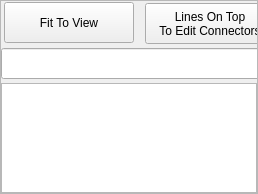
         <widget class="QFrame" name="leftTopFrame">
          <property name="sizePolicy">
           <sizepolicy hsizetype="Expanding" vsizetype="Expanding">
            <horstretch>0</horstretch>
            <verstretch>0</verstretch>
           </sizepolicy>
          </property>
          <property name="frameShape">
           <enum>QFrame::StyledPanel</enum>
          </property>
          <property name="frameShadow">
           <enum>QFrame::Raised</enum>
          </property>
          <layout class="QVBoxLayout" name="verticalLayout_4" stretch="3,4">
           <property name="spacing">
            <number>0</number>
           </property>
           <property name="leftMargin">
            <number>0</number>
           </property>
           <property name="topMargin">
            <number>0</number>
           </property>
           <property name="rightMargin">
            <number>0</number>
           </property>
           <property name="bottomMargin">
            <number>0</number>
           </property>
           <item>
            <widget class="QFrame" name="frame_7">
             <property name="frameShape">
              <enum>QFrame::NoFrame</enum>
             </property>
             <property name="frameShadow">
              <enum>QFrame::Raised</enum>
             </property>
             <widget class="QTextBrowser" name="currXY">
              <property name="geometry">
               <rect>
                <x>430</x>
                <y>10</y>
                <width>81</width>
                <height>51</height>
               </rect>
              </property>
              <property name="verticalScrollBarPolicy">
               <enum>Qt::ScrollBarAlwaysOff</enum>
              </property>
              <property name="horizontalScrollBarPolicy">
               <enum>Qt::ScrollBarAlwaysOff</enum>
              </property>
              <property name="overwriteMode">
               <bool>true</bool>
              </property>
              <property name="acceptRichText">
               <bool>false</bool>
              </property>
              <property name="cursorWidth">
               <number>0</number>
              </property>
              <property name="textInteractionFlags">
               <set>Qt::NoTextInteraction</set>
              </property>
              <property name="openLinks">
               <bool>false</bool>
              </property>
             </widget>
             <widget class="QPushButton" name="selAll">
              <property name="geometry">
               <rect>
                <x>288</x>
                <y>2</y>
                <width>130</width>
                <height>41</height>
               </rect>
              </property>
              <property name="text">
               <string>Select All Objects</string>
              </property>
             </widget>
             <widget class="QPushButton" name="lineLayer">
              <property name="geometry">
               <rect>
                <x>144</x>
                <y>2</y>
                <width>130</width>
                <height>41</height>
               </rect>
              </property>
              <property name="toolTip">
               <string>&lt;html&gt;&lt;head/&gt;&lt;body&gt;&lt;p&gt;To be able to click on all of an Axon line, you need to bring it to the foreground so it is on top of the other items. After you are done editing, click on this again to send it to the background.&lt;/p&gt;&lt;/body&gt;&lt;/html&gt;</string>
              </property>
              <property name="text">
               <string>Lines On Top
To Edit Connectors</string>
              </property>
             </widget>
             <widget class="QPushButton" name="fitToView">
              <property name="geometry">
               <rect>
                <x>3</x>
                <y>1</y>
                <width>130</width>
                <height>41</height>
               </rect>
              </property>
              <property name="text">
               <string>Fit To View</string>
              </property>
             </widget>
             <widget class="QLineEdit" name="currFile">
              <property name="geometry">
               <rect>
                <x>0</x>
                <y>47</y>
                <width>421</width>
                <height>31</height>
               </rect>
              </property>
              <property name="sizePolicy">
               <sizepolicy hsizetype="Expanding" vsizetype="Expanding">
                <horstretch>0</horstretch>
                <verstretch>0</verstretch>
               </sizepolicy>
              </property>
              <property name="readOnly">
               <bool>true</bool>
              </property>
             </widget>
            </widget>
           </item>
           <item>
            <widget class="QFrame" name="frame_6">
             <property name="frameShape">
              <enum>QFrame::NoFrame</enum>
             </property>
             <property name="frameShadow">
              <enum>QFrame::Raised</enum>
             </property>
             <layout class="QHBoxLayout" name="horizontalLayout_4">
              <property name="leftMargin">
               <number>0</number>
              </property>
              <property name="topMargin">
               <number>0</number>
              </property>
              <property name="rightMargin">
               <number>0</number>
              </property>
              <property name="bottomMargin">
               <number>0</number>
              </property>
              <item>
               <widget class="QPlainTextEdit" name="chatterBox">
                <property name="undoRedoEnabled">
                 <bool>false</bool>
                </property>
                <property name="readOnly">
                 <bool>true</bool>
                </property>
               </widget>
              </item>
             </layout>
            </widget>
           </item>
          </layout>
         </widget>
